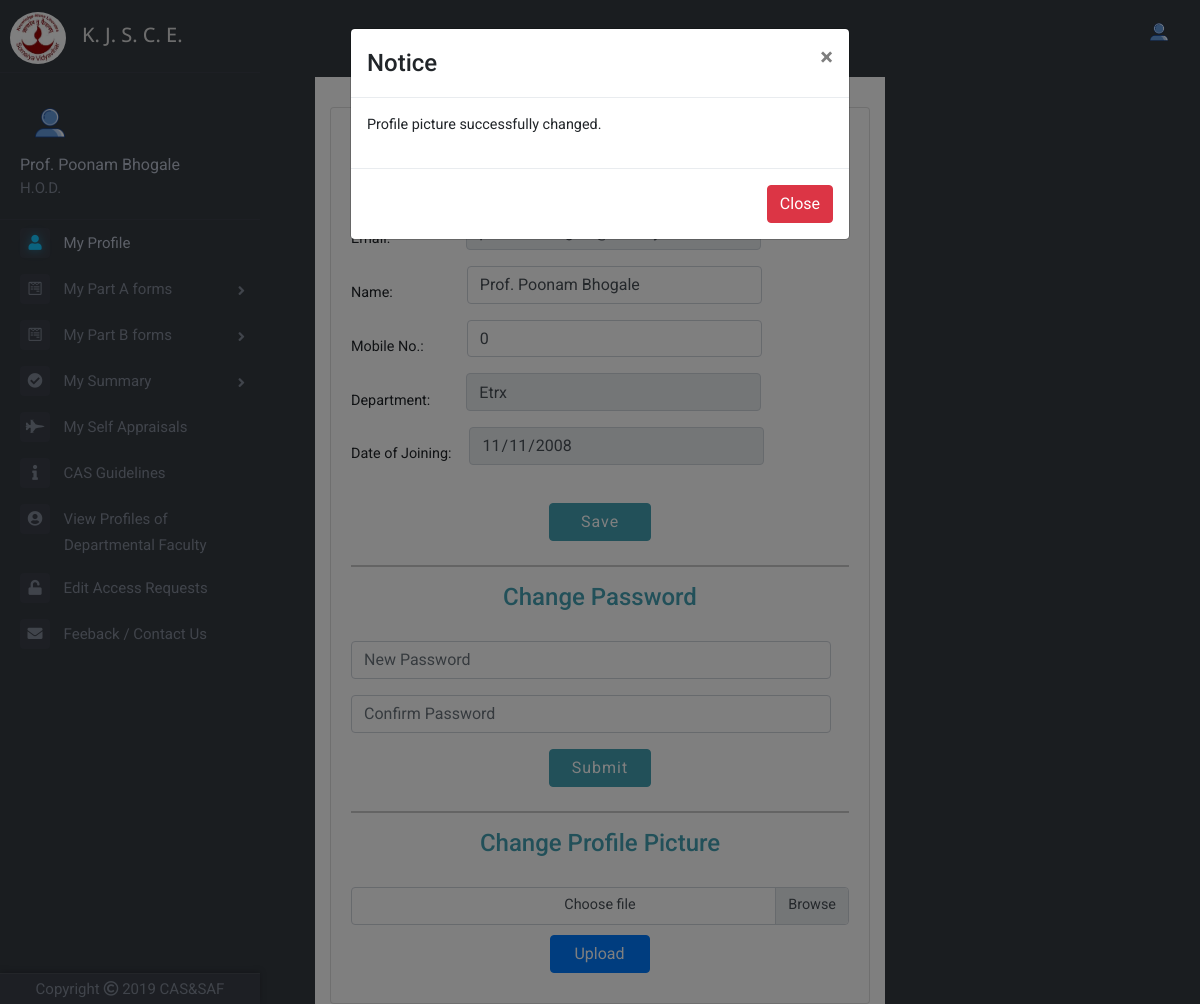
Page /usersettings.php?result=profilepic (signed in) on the earlier database version.
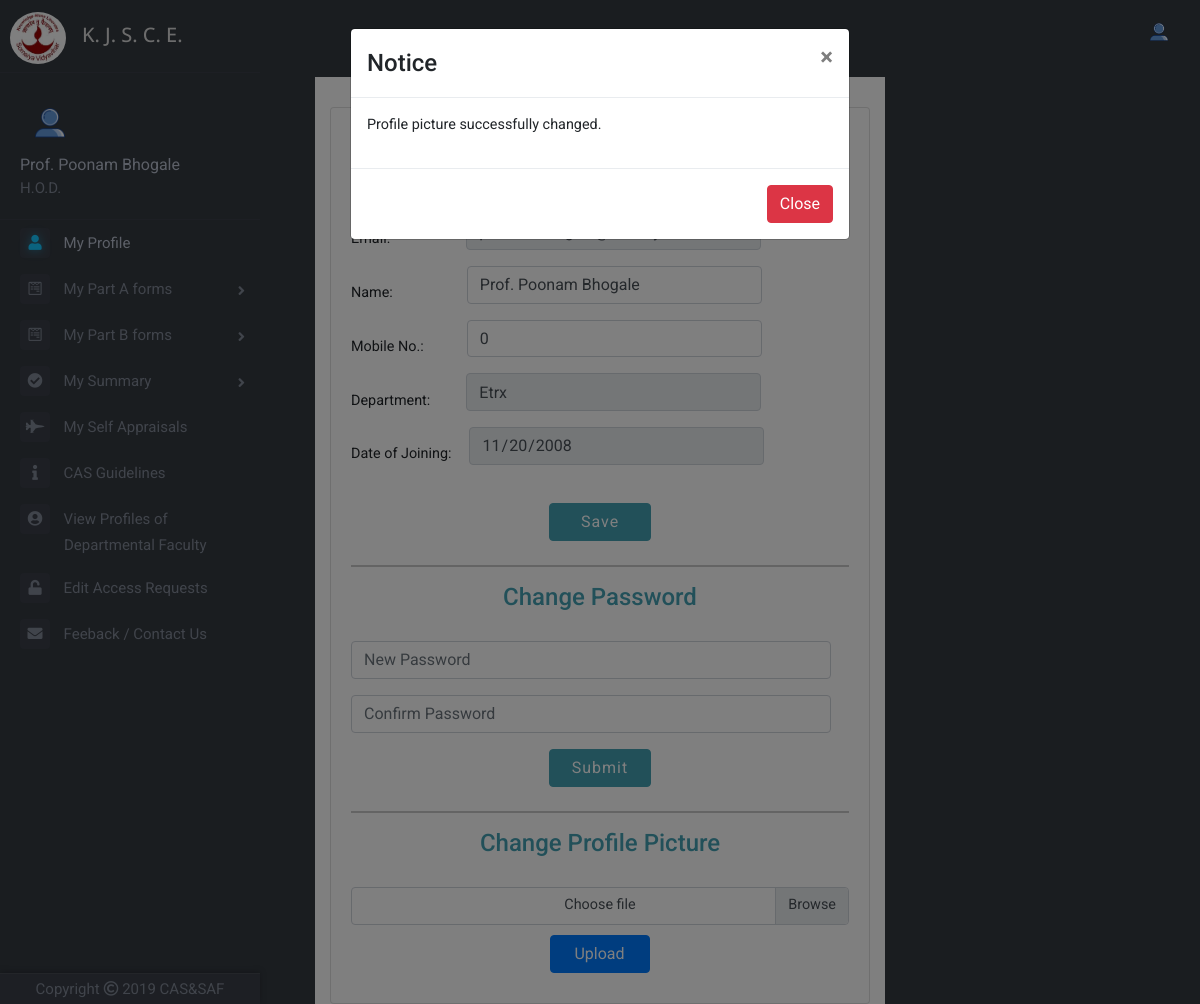
Same page on the later database version.
### tables this page shows
CREATE TABLE `faculty_table` (
  `id` int(11) NOT NULL,
  `faculty_name` varchar(100) NOT NULL,
  `email` varchar(50) NOT NULL,
  `password` varchar(256) NOT NULL,
  `ecode` varchar(200) NOT NULL,
  `date_of_joining` date NOT NULL,
  `department` varchar(50) NOT NULL,
  `mobileno` bigint(11) NOT NULL DEFAULT '0',
  `profilePicLocation` varchar(100) NOT NULL DEFAULT 'defaults/default_userprofile_pic.png',
  `faculty` int(11) NOT NULL DEFAULT '0',
  `hod` int(11) NOT NULL DEFAULT '0',
  `committee` int(11) NOT NULL DEFAULT '0',
  `principal` int(11) NOT NULL DEFAULT '0',
  `admin` int(11) NOT NULL DEFAULT '0'
);

### usersettings.php (the view, shortened to what the changed rows need)
<?php
if(!isset($_SESSION['id']))
{
	header("LOCATION: index.php");
}
else
{
include 'dbh.php';
$userId=mysqli_real_escape_string($conn,$_SESSION['id']);
$sqlx="SELECT profilePicLocation FROM faculty_table WHERE id='$userId'";
$resultx=mysqli_query($conn,$sqlx);
$rowx=mysqli_fetch_assoc($resultx);
$profilePicLocation=$rowx['profilePicLocation'];
include 'top.php';
include 'left-nav.php';
?>
	<br>
	<div class="container">
    	<div class="row justify-content-center">
    		<div class="col-md-6 col-sm-12 parta" style="margin-top: 5px">
				<?php
				$sql="SELECT email, faculty_name, date_of_joining, department, mobileno, hod, committee, principal, admin FROM faculty_table WHERE id='$userId'";
				$result=mysqli_query($conn,$sql);
				$row=mysqli_fetch_assoc($result);
				$faculty_name=$row['faculty_name'];
				$date_of_joining=$row['date_of_joining'];
				$department=$row['department'];
				$mobileno=$row['mobileno'];
				?>
				<div class="card userprofile-card">
			      	<div class="card-body">
 						<div class="row justify-content-center">
 							<div class="col-12">
 								<h4 class="text-center" style="color: #44a0b3">General Settings</h4>
 								<hr style="border: 0.3px solid #c8c8c8"><br>
 								<form action="usersettings-sys.php" method="POST">
		 							<div class="form-inline">
									  	<label for="email" class="col-form-label mr-sm-3">Email:</label>
									</div>
									<div class="form-inline">
									  	<label for="faculty_name" class="mr-sm-3">Name:</label>
									  	<input class="form-control partalabel mb-3 usersettingsformcontrol" type="text" name="faculty_name" style="width: 280px;margin-left: 58px" id="faculty_name" value="<?php echo $faculty_name; ?>"/>
									</div>
									<div class="form-inline">
									  	<label for="mobileno" class="mr-sm-3">Mobile No.:</label>
									  	<input class="form-control partalabel mb-3 usersettingsformcontrol" type="text" name="mobileno" style="width: 280px;margin-left: 27px" id="mobileno" value="<?php echo $mobileno; ?>"/>
									</div>
									<div class="form-inline">
									  	<label for="department" class="mr-sm-3">Department:</label>
									  	<input class="form-control partalabel mb-3 usersettingsformcontrol" type="text" name="department" style="width: 280px;margin-left: 20px" id="department" value="<?php echo $department; ?>" disabled/>
									</div>
									<div class="form-inline">
									  	<label for="date_of_joining" class="mr-sm-3">Date of Joining:</label>
									  	<input class="form-control partalabel mb-3 usersettingsformcontrol" type="date" name="date_of_joining" style="width: 280px;margin-left: 1px" id="date_of_joining" value="<?php echo $date_of_joining; ?>" disabled/>
									</div><br>
								  	<div class="row justify-content-center">
								  		<div class="col-md-3">
								  			<button type="submit" class="btn btn-primary mb-2 setting-save">Save</button>
										</div>
									</div>
								</form>
 							</div>
 						</div>
						<hr style="border: 0.5px solid #c8c8c8">
			        	<div class="row justify-content-center" id="changepassword">
 							<div class="col-12">
 								<h4 class="text-center" style="color: #44a0b3">Change Password</h4><br>
 								<form action="usersettings-pwd-sys.php" method="POST">
		 							<div class="form-inline">
									  	<input type="password" class="form-control d-inline mb-3 w-100 usersettingspswformcontrol" id="password" name="password" placeholder="New Password"/>
									</div>
									<div class="form-inline">
									  	<input class="form-control partalabel mb-3 w-100 usersettingspswformcontrol" type="password" name="cpassword" id="cpassword" placeholder="Confirm Password"/>
									</div>
								  	<div class="row justify-content-center">
								  		<div class="col-md-3">
								  			<button type="submit" class="btn btn-primary mb-2 change-btn">Submit</button>
										</div>
									</div>
								</form>
 							</div>
 						</div>
 						<hr style="border: 0.3px solid #c8c8c8">
			        	<div class="row justify-content-center">
 							<div class="col-12">
 								<h4 class="text-center" style="color: #44a0b3">Change Profile Picture</h4><br>
 								<form action="usersettings-pic-sys.php" method="POST" enctype='multipart/form-data'>
									<div class="custom-file">
						                <label class="custom-file-label" for="pic">Choose file</label>
						            </div>
						            <br>
						            <div class="input-group-append">
						                <button class="btn btn-primary" style="width:100px;display:block;margin:10px auto">Upload</button>
						            </div>
								</form>
 							</div>
 						</div>
			      	</div>
			    </div>
			</div>
		</div>
	</div>
	<div class="modal fade" id="myModal">
	  	<div class="modal-dialog">
		    <div class="modal-content">
		      	<div class="modal-header">
			        <h4 class="modal-title">Notice</h4>
			        <button type="button" class="close" data-dismiss="modal">&times;</button>
		      	</div>
		      	<div class="modal-body">
			        <p id="signin-error"></p>
			    </div>
		      	<div class="modal-footer">
		        	<button type="button" class="btn btn-danger" data-dismiss="modal">Close</button>
		      	</div>
		    </div>
	  	</div>
	</div>
</body>
</html>
<?php
}
?>

### top.php (shortened to what the changed rows need)
<!DOCTYPE html>
<html>
<head>
	<link rel="stylesheet" href="https://maxcdn.bootstrapcdn.com/bootstrap/4.1.3/css/bootstrap.min.css">
	<link href="https://stackpath.bootstrapcdn.com/font-awesome/4.7.0/css/font-awesome.min.css" rel="stylesheet">
	<link href="//netdna.bootstrapcdn.com/font-awesome/4.1.0/css/font-awesome.min.css" rel="stylesheet">
	<link rel="stylesheet" type="text/css" href="Frontend/global.css">
	<link rel="stylesheet" href="https://cdnjs.cloudflare.com/ajax/libs/animate.css/3.7.0/animate.min.css">
	<link rel="stylesheet" href="https://use.fontawesome.com/releases/v5.6.3/css/all.css">
</head>
<body>
		<nav class="navbar navbar-expand-lg sticky-top navbar-dark bg-dark" style="height: 50px">
	  	<a class="navbar-brand" href="index.php"><img src="img\logo1.jpg" style="width: 56px;height: 52px;margin-left: -6px;border-radius: 50%;margin-top: 26px"></a>
	  	<h3 class="text-left index-h1" style="font-size: 20px;margin-top: 27px">K. J. S. C. E.</h3>
	  	<div class="collapse navbar-collapse" id="navbarSupportedContent">
		    <ul class="navbar-nav ml-auto">
		      	<?php
		      	if(!isset($_SESSION['id']))
		      	{
			      	?>
			      	<li class="nav-item">
			      	</li>
			      	<?php
			    }
			    else
			    {
			    	?>
			      	<li class="nav-item dropdown">
				        <img class="nav-link dropdown-toggle" src="<?php echo $profilePicLocation; ?>" width="50px" height="50px" style="overflow: hidden;border-radius: 50%;display:block;margin:0 auto;object-fit: cover;cursor: pointer;margin-top: 13px" id="navbarDropdown" role="button" data-toggle="dropdown" aria-haspopup="true" aria-expanded="false">
			      	</li>
			      	<?php
		      	}
		      	?>
		    </ul>
	  	</div>
	</nav>

### left-nav.php (shortened to what the changed rows need)
<?php
$uid=mysqli_real_escape_string($conn,$_SESSION['id']);
$sqlp="SELECT profilePicLocation, faculty_name, admin, hod, committee FROM faculty_table WHERE id='$uid'";
$resultp=mysqli_query($conn,$sqlp);
$rowp=mysqli_fetch_assoc($resultp);
$profilePicLocation=$rowp['profilePicLocation'];
$faculty_name=$rowp['faculty_name'];
$hod=$rowp['hod'];
$committee=$rowp['committee'];
$admin=$rowp['admin'];
?>
<div class="page-wrapper chiller-theme toggled">
	<nav id="sidebar" class="sidebar-wrapper sm-hidden">
		<div class="sidebar-content">
			<div class="sidebar-brand">
				<div id="close-sidebar">
				</div>
			</div><br>
			<div class="sidebar-header">
				<div class="user-pic">
					<img class="img-responsive img-rounded" src="<?php echo $profilePicLocation; ?>"
						alt="User picture">
				</div>
				<div class="user-info">
					<span class="user-name" style="font-size: 16px">
						<?php echo $faculty_name; ?>
					</span>
					<?php
					if($hod==1)
					{
						?>
						<span class="user-role" style="font-size: 15px">H.O.D.</span>
				 		<?php
				 	}
						?>
				</div>
			</div>
			<?php
			$currentyear=date("Y");
			if(date("m")>=7)
		    {
		    	$currentyear+=1;
		    }
			?>
			<div class="sidebar-menu">
				<ul>
					<li class="sidebar-dropdown active">
						<a href="userprofile.php">
							<i class="fas fa-user" style="font-size: 15px"></i>
							<span style="font-size: 15px">My Profile</span>
						</a>
					</li>
					<li class="sidebar-dropdown dropdown-arrow">
						<a>
							<i class="fab fa-wpforms" style="font-size: 15px"></i>
							<span style="font-size: 15px;cursor:pointer">My Part A forms</span>
						</a>
					</li>
					<li class="sidebar-dropdown dropdown-arrow">
						<a>
							<i class="fab fa-wpforms" style="font-size: 15px"></i>
							<span style="font-size: 15px;cursor:pointer">My Part B forms</span>
						</a>
					</li>
					<li class="sidebar-dropdown dropdown-arrow">
						<a>
							<i class="fa fa-check-circle" aria-hidden="true" style="font-size: 15px"></i>
							<span style="font-size: 15px;cursor:pointer">My Summary</span>
						</a>
					</li>
					<li class="sidebar-dropdown">
						<a href="self-appraisals.php?id=<?php echo $_SESSION['id']; ?>">
							<i class="fas fa-fighter-jet" style="font-size: 15px"></i>
							<span style="font-size: 15px">My Self Appraisals</span>
						</a>
					</li>
					<li class="sidebar-dropdown">
						<a href="guidelines.php">
							<i class="fas fa-info" style="font-size: 15px"></i>
							<span style="font-size: 15px">CAS Guidelines</span>
						</a>
					</li>
					<?php
					if($hod==1)
					{
						?>
						<li class="sidebar-dropdown">
							<a href="viewprofiles.php">
								<i class="fas fa-user-circle" style="font-size: 15px"></i>
								<span style="font-size: 15px">View Profiles of <span style="margin-left:44px">Departmental Faculty</span></span>
							</a>
						</li>
						<?php
					}
						?>
						<?php
					if($admin==1 || $hod==1 || $committee==1)
					{
						?>
						<li class="sidebar-dropdown">
							<a href="request-edit-access-panel.php">
								<i class="fas fa-unlock" style="font-size: 15px"></i>
								<span style="font-size: 15px">Edit Access Requests</span>
							</a>
						</li>
						<?php
					}
					?>
					<li class="sidebar-dropdown">
						<a href="feedback.php">
							<i class="fa fa-envelope" style="font-size: 15px"></i>
							<span style="font-size: 15px">Feeback / Contact Us</span>
						</a>
					</li>
				</ul>
			</div>
		</div>
		<div class="sidebar-footer">
			<a>
				<p style="font-size: 15px">Copyright  <i class="far fa-copyright"></i>  <?php echo $currentyear-1; ?>  CAS&SAF</p>
			</a>
		</div>
	</nav>

Differences in the rows shown:
changed faculty_table "Prof. Poonam Bhogale": date_of_joining "11/11/2008" → "11/20/2008"
